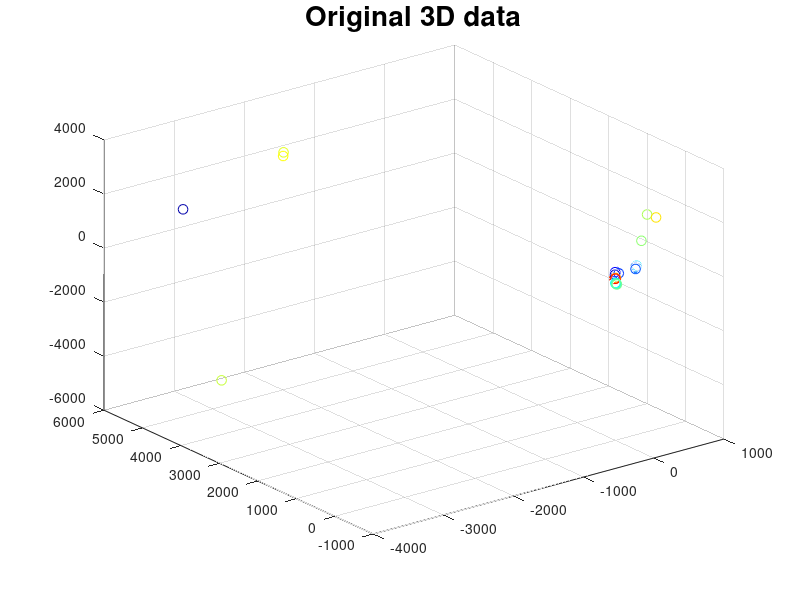

Source code (MATLAB): (Note: this script raises an error after producing the figure.)
% First clear and close all figures
clear
close all

% Create data
X = [-3244 5324 1345;
    10 30 100;
    20 40 93;
    30 60 163;
    60 100 126;
    55 13 134;
    306 34 104;
    316 56 120;
    326 74 127;
    337 80 128;
    347 89 131;
    358 103 139;
    -31 -56 -120;
    -32 -74 -127;
    -33 -80 -128;
    -34 -89 -131;
    -35 -103 -139;
    700 600 500;
    1000 1000 1000;
    -3231 4345 -4352;
    -2342 4356 3453;
    -2364 4326 3353;
    658 143 1692];

X = [X; 10*randn(10, 3)];

% Plot original data
cmap = jet(length(X));
scatter3(X(:, 1), X(:, 2), X(:, 3), 50,cmap)
title('Original 3D data', 'FontSize', 20)

% Do PCA for 3D
c = 3;
[P, W] = mi.pca(X, c);
figure
scatter3(P(:, 1), P(:, 2), P(:, 3), 50,cmap);
grid on
title('Dimension transformation to 3D', 'FontSize', 20)

% Do PCA for 2D
c = 2;
[P, W] = mi.pca(X, c);
figure
scatter(P(:, 1), P(:, 2), 20,cmap);
grid on
title('Dimension reduction to 2D', 'FontSize', 20)

% Do PCA for 1D
c = 1;
[P, W] = mi.pca(X, c);
figure
scatter(P(:, 1), 0*P(:, 1), 50,cmap);
grid on
title('Dimension reduction to 1D', 'FontSize', 20)
